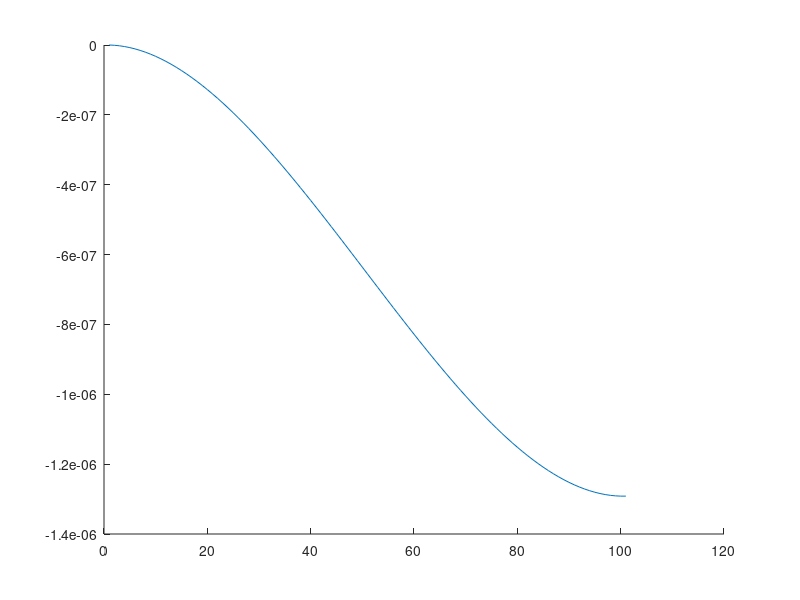

Write the MATLAB code that produced this figure.
function leader_simple
% This function deposite charge along lines and just to see electric fields
% calculated at different distance. This program does not intend to match
% or model real e field recorded. But this will help to understant how
% electric field look at different distances when leader go horizontally.

test_case  = 1;

switch test_case
    case 1
        % Leader going vertically up and then towards sensors
        y = -5000:100:5000;
        x = zeros(size(y));
        %z = [0:100:5000 zeros(1,50)+5000];
        z = zeros(size(x))+5000;
       
        % The position to deposite positive charge
        x0 = 0;
        y0 = -5000;
        z0 = 5000;
        
               
    otherwise
        % do nothing
end

% sensor positions (assuming all sensors are in x axis and y=0 and z=0)
x_s= -50000;
k  = 1; % Coulomb law constant (half the normal value becuse earth's conductivity)
q  = 1;  % charge depsited at each step


E_old = 0;
E_cal = x-x;

for i = 1:length(x)
   E_cal(i) = k.*( -q*z(i)./((x(i)-x_s)^2+y(i)^2+z(i)^2)) + ...
              k.*( q*z0./((x0-x_s)^2+y0^2+z0^2)) + ...
              E_old;
   E_old = E_cal(i);
end

figure(gcf)
hold all
plot(E_cal)